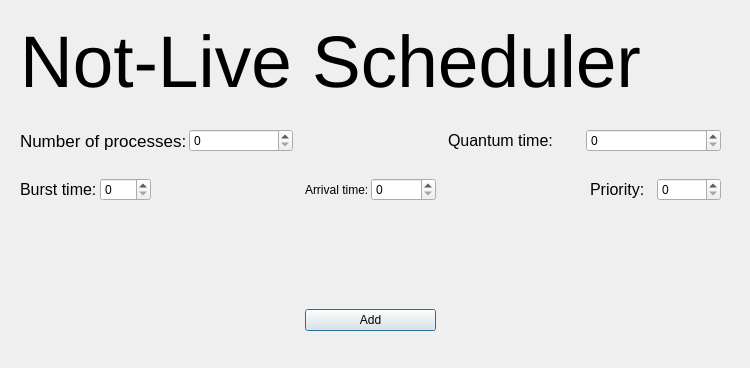
<?xml version="1.0" encoding="UTF-8"?>
<ui version="4.0">
 <class>notlive</class>
 <widget class="QDialog" name="notlive">
  <property name="geometry">
   <rect>
    <x>0</x>
    <y>0</y>
    <width>750</width>
    <height>368</height>
   </rect>
  </property>
  <property name="windowTitle">
   <string>CPU Scheduler</string>
  </property>
  <property name="windowIcon">
   <iconset theme="utilities-system-monitor"/>
  </property>
  <widget class="QWidget" name="layoutWidget">
   <property name="geometry">
    <rect>
     <x>20</x>
     <y>20</y>
     <width>701</width>
     <height>311</height>
    </rect>
   </property>
   <layout class="QGridLayout" name="gridLayout">
    <property name="topMargin">
     <number>0</number>
    </property>
    <property name="horizontalSpacing">
     <number>12</number>
    </property>
    <item row="0" column="0" colspan="5">
     <widget class="QLabel" name="label_8">
      <property name="font">
       <font>
        <family>Ubuntu</family>
        <pointsize>55</pointsize>
       </font>
      </property>
      <property name="text">
       <string>Not-Live Scheduler</string>
      </property>
     </widget>
    </item>
    <item row="2" column="0" colspan="2">
     <layout class="QHBoxLayout" name="horizontalLayout_2">
      <property name="spacing">
       <number>2</number>
      </property>
      <item>
       <widget class="QLabel" name="label_6">
        <property name="font">
         <font>
          <pointsize>13</pointsize>
         </font>
        </property>
        <property name="text">
         <string>Number of processes:</string>
        </property>
       </widget>
      </item>
      <item>
       <widget class="QSpinBox" name="num"/>
      </item>
     </layout>
    </item>
    <item row="4" column="0">
     <layout class="QHBoxLayout" name="horizontalLayout_3">
      <property name="spacing">
       <number>3</number>
      </property>
      <item>
       <widget class="QLabel" name="label_3">
        <property name="sizePolicy">
         <sizepolicy hsizetype="Minimum" vsizetype="Preferred">
          <horstretch>0</horstretch>
          <verstretch>0</verstretch>
         </sizepolicy>
        </property>
        <property name="font">
         <font>
          <pointsize>12</pointsize>
         </font>
        </property>
        <property name="text">
         <string>Burst time:</string>
        </property>
       </widget>
      </item>
      <item>
       <widget class="QSpinBox" name="btime"/>
      </item>
     </layout>
    </item>
    <item row="4" column="4">
     <layout class="QHBoxLayout" name="horizontalLayout_5">
      <property name="spacing">
       <number>3</number>
      </property>
      <item>
       <widget class="QLabel" name="priority_label">
        <property name="sizePolicy">
         <sizepolicy hsizetype="Minimum" vsizetype="Preferred">
          <horstretch>0</horstretch>
          <verstretch>0</verstretch>
         </sizepolicy>
        </property>
        <property name="font">
         <font>
          <pointsize>12</pointsize>
         </font>
        </property>
        <property name="text">
         <string>Priority:</string>
        </property>
       </widget>
      </item>
      <item>
       <widget class="QSpinBox" name="priority"/>
      </item>
     </layout>
    </item>
    <item row="4" column="2">
     <layout class="QHBoxLayout" name="horizontalLayout">
      <item>
       <widget class="QLabel" name="label">
        <property name="sizePolicy">
         <sizepolicy hsizetype="Minimum" vsizetype="Preferred">
          <horstretch>0</horstretch>
          <verstretch>0</verstretch>
         </sizepolicy>
        </property>
        <property name="text">
         <string>Arrival time:</string>
        </property>
       </widget>
      </item>
      <item>
       <widget class="QSpinBox" name="atime"/>
      </item>
     </layout>
    </item>
    <item row="3" column="0" colspan="5">
     <spacer name="horizontalSpacer_2">
      <property name="orientation">
       <enum>Qt::Horizontal</enum>
      </property>
      <property name="sizeHint" stdset="0">
       <size>
        <width>40</width>
        <height>20</height>
       </size>
      </property>
     </spacer>
    </item>
    <item row="6" column="2">
     <widget class="QPushButton" name="add">
      <property name="sizePolicy">
       <sizepolicy hsizetype="Minimum" vsizetype="Fixed">
        <horstretch>0</horstretch>
        <verstretch>0</verstretch>
       </sizepolicy>
      </property>
      <property name="text">
       <string>Add</string>
      </property>
     </widget>
    </item>
    <item row="1" column="0" colspan="5">
     <spacer name="horizontalSpacer">
      <property name="orientation">
       <enum>Qt::Horizontal</enum>
      </property>
      <property name="sizeHint" stdset="0">
       <size>
        <width>40</width>
        <height>20</height>
       </size>
      </property>
     </spacer>
    </item>
    <item row="5" column="2">
     <spacer name="verticalSpacer">
      <property name="orientation">
       <enum>Qt::Vertical</enum>
      </property>
      <property name="sizeHint" stdset="0">
       <size>
        <width>20</width>
        <height>40</height>
       </size>
      </property>
     </spacer>
    </item>
    <item row="2" column="3" colspan="2">
     <layout class="QHBoxLayout" name="horizontalLayout_4">
      <property name="spacing">
       <number>3</number>
      </property>
      <item>
       <widget class="QLabel" name="quantum_label">
        <property name="sizePolicy">
         <sizepolicy hsizetype="Minimum" vsizetype="Preferred">
          <horstretch>0</horstretch>
          <verstretch>0</verstretch>
         </sizepolicy>
        </property>
        <property name="font">
         <font>
          <pointsize>12</pointsize>
         </font>
        </property>
        <property name="text">
         <string>Quantum time:</string>
        </property>
       </widget>
      </item>
      <item>
       <widget class="QSpinBox" name="quantum"/>
      </item>
     </layout>
    </item>
   </layout>
  </widget>
 </widget>
 <resources/>
 <connections/>
</ui>
